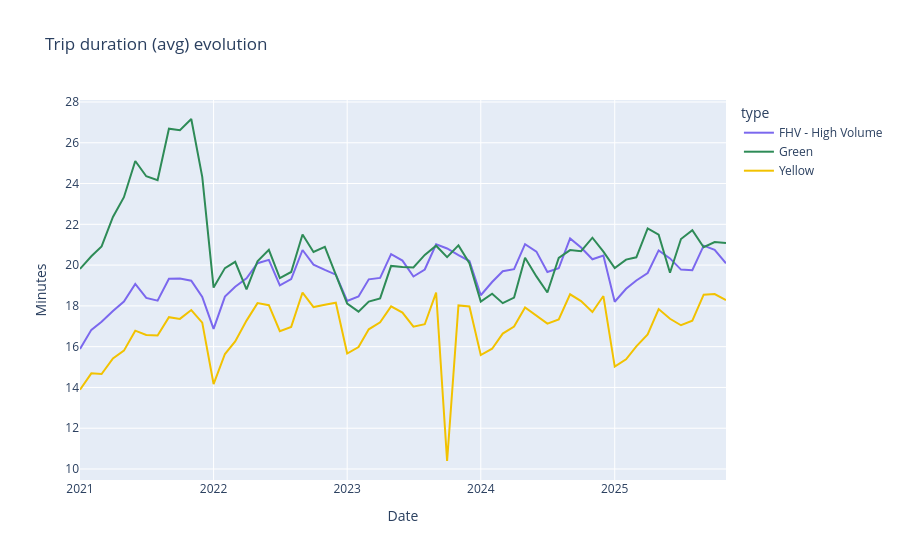

Notebook code cell kept with this figure:
### Markdown cell above
Se aprecia una caida en le número de vehículos en el año 2020 por la pandemia. En general, el número de taxis amarillos y FHV está aumentando aunque se ve que ambos chocan con un techo que se puede corresponder con los niveles pre-pandémicos. No caben más coches en Nueva York.

### Code cell
res3 = con.execute(f"""
WITH
daily_fhv AS (
  SELECT
    CAST(pickup_datetime AS DATE) AS day,
    AVG(EXTRACT(EPOCH FROM (dropoff_datetime - pickup_datetime))) / 60.0 AS daily_avg
  FROM '{path_uber}'
  WHERE CAST(pickup_datetime AS DATE) >= DATE '2021-01-01'
    AND CAST(pickup_datetime AS DATE) <  DATE '2026-01-01'
  GROUP BY 1
),
monthly_fhv AS (
  SELECT
    CAST(date_trunc('month', day) AS DATE) AS month,
    AVG(daily_avg) AS monthly_avg,
    'FHV - High Volume' AS type
  FROM daily_fhv
  GROUP BY 1
),


daily_yellow AS (
  SELECT
    CAST(pickup_datetime AS DATE) AS day,
    AVG(EXTRACT(EPOCH FROM (dropoff_datetime - pickup_datetime))) / 60.0 AS daily_avg
  FROM '{path_yellow}'
  WHERE CAST(pickup_datetime AS DATE) >= DATE '2021-01-01'
    AND CAST(pickup_datetime AS DATE) <  DATE '2026-01-01'
  GROUP BY 1
),
monthly_yellow AS (
  SELECT
    CAST(date_trunc('month', day) AS DATE) AS month,
    AVG(daily_avg) AS monthly_avg,
    'Yellow' AS type
  FROM daily_yellow
  GROUP BY 1
),


daily_green AS (
  SELECT
    CAST(pickup_datetime AS DATE) AS day,
    AVG(EXTRACT(EPOCH FROM (dropoff_datetime - pickup_datetime))) / 60.0 AS daily_avg
  FROM '{path_green}'
  WHERE CAST(pickup_datetime AS DATE) >= DATE '2021-01-01'
    AND CAST(pickup_datetime AS DATE) <  DATE '2026-01-01'
  GROUP BY 1
),
monthly_green AS (
  SELECT
    CAST(date_trunc('month', day) AS DATE) AS month,
    AVG(daily_avg) AS monthly_avg,
    'Green' AS type
  FROM daily_green
  GROUP BY 1
)


SELECT * FROM monthly_fhv
WHERE month >= DATE '2021-01-01' AND month < DATE '2026-01-01'
UNION ALL
SELECT * FROM monthly_yellow
WHERE month >= DATE '2021-01-01' AND month < DATE '2025-12-01'
UNION ALL
SELECT * FROM monthly_green
WHERE month >= DATE '2021-01-01' AND month < DATE '2025-12-01'
ORDER BY month, type;
""").pl()

fig = px.line(
    res3,
    x="month",
    y="monthly_avg",
    color="type",
    title="Trip duration (avg) evolution",
    color_discrete_map=color_map,
)


fig.update_xaxes(dtick="M12", tickformat="%Y")
fig.update_layout(
    yaxis_tickformat=",",
)


fig.update_traces(
    hovertemplate="Month: %{x|%b %Y}<br>Trip duration (avg): %{y:.1f} min<extra>%{fullData.name}</extra>"
)


fig.update_layout(
    xaxis_title="Date",
    yaxis_title="Minutes",
)


fig.show()

### Figure 1 — Plotly figure (JSON) as saved in the notebook; plotly's stock layout.template omitted (floating-point values rounded to 4 significant figures)
{"data": [{"hovertemplate": "Month: %{x|%b %Y}<br>Trip duration (avg): %{y:.1f} min<extra>%{fullData.name}</extra>", "legendgroup": "FHV - High Volume", "line": {"color": "#7B68EE", "dash": "solid"}, "marker": {"symbol": "circle"}, "mode": "lines", "name": "FHV - High Volume", "orientation": "v", "showlegend": true, "type": "scatter", "x": ["2021-01-01", "2021-02-01", "2021-03-01", "2021-04-01", "2021-05-01", "2021-06-01", "2021-07-01", "2021-08-01", "2021-09-01", "2021-10-01", "2021-11-01", "2021-12-01", "2022-01-01", "2022-02-01", "2022-03-01", "2022-04-01", "2022-05-01", "2022-06-01", "2022-07-01", "2022-08-01", "2022-09-01", "2022-10-01", "2022-11-01", "2022-12-01", "2023-01-01", "2023-02-01", "2023-03-01", "2023-04-01", "2023-05-01", "2023-06-01", "2023-07-01", "2023-08-01", "2023-09-01", "2023-10-01", "2023-11-01", "2023-12-01", "2024-01-01", "2024-02-01", "2024-03-01", "2024-04-01", "2024-05-01", "2024-06-01", "2024-07-01", "2024-08-01", "2024-09-01", "2024-10-01", "2024-11-01", "2024-12-01", "2025-01-01", "2025-02-01", "2025-03-01", "2025-04-01", "2025-05-01", "2025-06-01", "2025-07-01", "2025-08-01", "2025-09-01", "2025-10-01", "2025-11-01"], "xaxis": "x", "y": [15.89, 16.83, 17.22, 17.75, 18.21, 19.08, 18.39, 18.25, 19.33, 19.35, 19.23, 18.44, 16.88, 18.46, 18.94, 19.36, 20.09, 20.26, 19.0, 19.31, 20.74, 20.02, 19.76, 19.53, 18.24, 18.46, 19.3, 19.37, 20.54, 20.22, 19.44, 19.78, 21.02, 20.82, 20.49, 20.2, 18.52, 19.17, 19.7, 19.8, 21.03, 20.66, 19.66, 19.85, 21.31, 20.86, 20.28, 20.47, 18.2, 18.84, 19.24, 19.61, 20.72, 20.33, 19.78, 19.75, 20.95, 20.75, 20.09], "yaxis": "y"}, {"hovertemplate": "Month: %{x|%b %Y}<br>Trip duration (avg): %{y:.1f} min<extra>%{fullData.name}</extra>", "legendgroup": "Green", "line": {"color": "#2E8B57", "dash": "solid"}, "marker": {"symbol": "circle"}, "mode": "lines", "name": "Green", "orientation": "v", "showlegend": true, "type": "scatter", "x": ["2021-01-01", "2021-02-01", "2021-03-01", "2021-04-01", "2021-05-01", "2021-06-01", "2021-07-01", "2021-08-01", "2021-09-01", "2021-10-01", "2021-11-01", "2021-12-01", "2022-01-01", "2022-02-01", "2022-03-01", "2022-04-01", "2022-05-01", "2022-06-01", "2022-07-01", "2022-08-01", "2022-09-01", "2022-10-01", "2022-11-01", "2022-12-01", "2023-01-01", "2023-02-01", "2023-03-01", "2023-04-01", "2023-05-01", "2023-06-01", "2023-07-01", "2023-08-01", "2023-09-01", "2023-10-01", "2023-11-01", "2023-12-01", "2024-01-01", "2024-02-01", "2024-03-01", "2024-04-01", "2024-05-01", "2024-06-01", "2024-07-01", "2024-08-01", "2024-09-01", "2024-10-01", "2024-11-01", "2024-12-01", "2025-01-01", "2025-02-01", "2025-03-01", "2025-04-01", "2025-05-01", "2025-06-01", "2025-07-01", "2025-08-01", "2025-09-01", "2025-10-01", "2025-11-01"], "xaxis": "x", "y": [19.81, 20.43, 20.91, 22.36, 23.33, 25.11, 24.36, 24.16, 26.69, 26.62, 27.16, 24.33, 18.9, 19.85, 20.16, 18.81, 20.19, 20.75, 19.36, 19.66, 21.5, 20.64, 20.89, 19.57, 18.11, 17.72, 18.21, 18.37, 19.96, 19.91, 19.89, 20.5, 20.95, 20.39, 20.97, 20.09, 18.21, 18.6, 18.13, 18.41, 20.36, 19.45, 18.66, 20.35, 20.73, 20.68, 21.34, 20.66, 19.85, 20.27, 20.38, 21.8, 21.49, 19.62, 21.28, 21.71, 20.87, 21.13, 21.08], "yaxis": "y"}, {"hovertemplate": "Month: %{x|%b %Y}<br>Trip duration (avg): %{y:.1f} min<extra>%{fullData.name}</extra>", "legendgroup": "Yellow", "line": {"color": "#F2C200", "dash": "solid"}, "marker": {"symbol": "circle"}, "mode": "lines", "name": "Yellow", "orientation": "v", "showlegend": true, "type": "scatter", "x": ["2021-01-01", "2021-02-01", "2021-03-01", "2021-04-01", "2021-05-01", "2021-06-01", "2021-07-01", "2021-08-01", "2021-09-01", "2021-10-01", "2021-11-01", "2021-12-01", "2022-01-01", "2022-02-01", "2022-03-01", "2022-04-01", "2022-05-01", "2022-06-01", "2022-07-01", "2022-08-01", "2022-09-01", "2022-10-01", "2022-11-01", "2022-12-01", "2023-01-01", "2023-02-01", "2023-03-01", "2023-04-01", "2023-05-01", "2023-06-01", "2023-07-01", "2023-08-01", "2023-09-01", "2023-10-01", "2023-11-01", "2023-12-01", "2024-01-01", "2024-02-01", "2024-03-01", "2024-04-01", "2024-05-01", "2024-06-01", "2024-07-01", "2024-08-01", "2024-09-01", "2024-10-01", "2024-11-01", "2024-12-01", "2025-01-01", "2025-02-01", "2025-03-01", "2025-04-01", "2025-05-01", "2025-06-01", "2025-07-01", "2025-08-01", "2025-09-01", "2025-10-01", "2025-11-01"], "xaxis": "x", "y": [13.89, 14.69, 14.66, 15.42, 15.81, 16.79, 16.58, 16.54, 17.45, 17.36, 17.8, 17.18, 14.17, 15.64, 16.26, 17.28, 18.14, 18.04, 16.76, 16.97, 18.65, 17.94, 18.06, 18.16, 15.66, 15.98, 16.85, 17.2, 17.98, 17.67, 16.98, 17.1, 18.65, 10.39, 18.02, 17.97, 15.59, 15.9, 16.64, 16.99, 17.92, 17.52, 17.13, 17.33, 18.57, 18.23, 17.7, 18.48, 15.02, 15.38, 16.01, 16.6, 17.84, 17.37, 17.05, 17.28, 18.55, 18.58, 18.29], "yaxis": "y"}], "layout": {"legend": {"title": {"text": "type"}, "tracegroupgap": 0}, "title": {"text": "Trip duration (avg) evolution"}, "xaxis": {"anchor": "y", "domain": [0, 1], "dtick": "M12", "tickformat": "%Y", "title": {"text": "Date"}}, "yaxis": {"anchor": "x", "domain": [0, 1], "tickformat": ",", "title": {"text": "Minutes"}}}}
